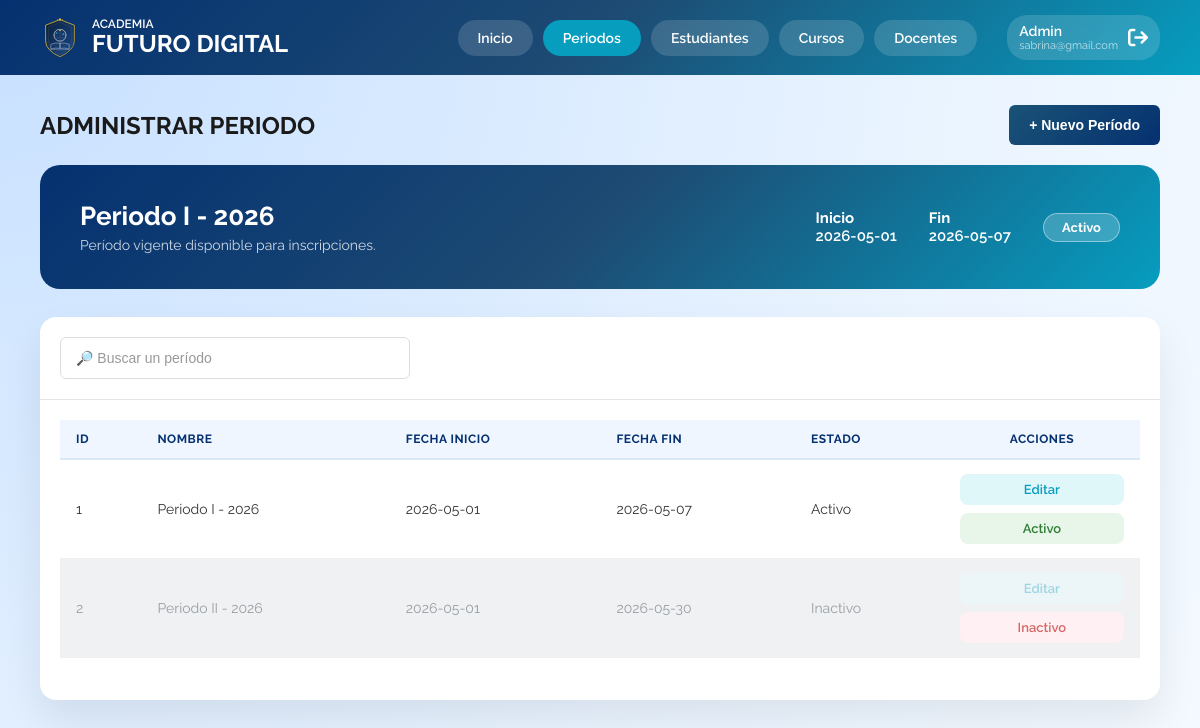
/admin-periodos.php (signed in), run on an earlier commit of the app's database.
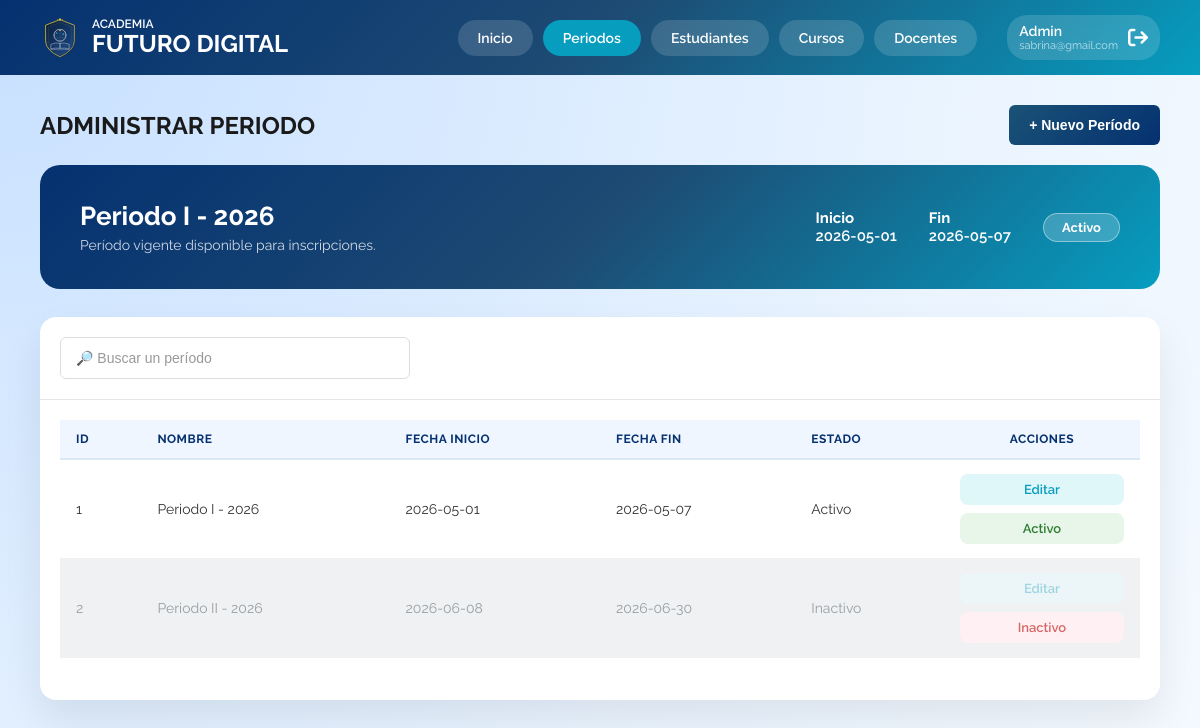
And on a later commit of the database.
### tables this page shows
CREATE TABLE `PeriodoInscripcion` (
    `id` int PRIMARY KEY NOT NULL AUTO_INCREMENT,
    `nombre` varchar(100) NOT NULL,
    `fechaInicio` date NOT NULL,
    `fechaFin` date NOT NULL,
    `estado` tinyint(1) DEFAULT '0'
);

### mostrar-tabla-periodos.php (the view)
<?php
include('includes/conexion.php');
$sql = "SELECT id, nombre, fechaInicio, fechaFin, estado
        FROM PeriodoInscripcion
        ORDER BY estado DESC, id DESC";
$resultado = mysqli_query($conexion, $sql);
if (mysqli_num_rows($resultado) > 0):
?>
<table class="data-table mobile-cards">
    <thead>
        <tr>
            <th>ID</th>
            <th>Nombre</th>
            <th>Fecha inicio</th>
            <th>Fecha fin</th>
            <th>Estado</th>
            <th>Acciones</th>
        </tr>
    </thead>
    <tbody>
        <?php while($p = mysqli_fetch_assoc($resultado)):
            $esActivo = ($p['estado'] == 1);
        ?>
        <tr data-id="<?php echo $p['id']; ?>">
            <td data-label="ID"><?php echo $p['id']; ?></td>
            <td data-label="Nombre"><?php echo htmlspecialchars($p['nombre']); ?></td>
            <td data-label="Fecha inicio"><?php echo htmlspecialchars($p['fechaInicio']); ?></td>
            <td data-label="Fecha fin"><?php echo htmlspecialchars($p['fechaFin']); ?></td>
            <td data-label="Estado">
                <?php echo $esActivo ? 'Activo' : 'Inactivo'; ?>
            </td>
            <td data-label="Acciones" class="acciones-cell">
                <div class="acciones-texto">
                    <a
                        href="#"
                        class="link-accion abrir-modal-periodo"
                        data-id="<?php echo $p['id']; ?>"
                        data-nombre="<?php echo htmlspecialchars($p['nombre']); ?>"
                        data-fecha_inicio="<?php echo htmlspecialchars($p['fechaInicio']); ?>"
                        data-fecha_fin="<?php echo htmlspecialchars($p['fechaFin']); ?>"
                        onclick="return false;"
                    >
                        Editar
                    </a>
                    <a
                        href="#"
                        class="link-accion btn-toggle-estado <?php echo $esActivo ? 'estado-activo' : 'estado-inactivo'; ?>"
                    >
                        <?php echo $esActivo ? 'Activo' : 'Inactivo'; ?>
                    </a>
                </div>
            </td>
        </tr>
        <?php endwhile; ?>
    </tbody>
</table>
<?php else: ?>
    <div class="mensaje-vacio">No hay períodos registrados.</div>
<?php endif; ?>

### admin-periodos.php (shortened to what this page needs)
<?php
include('includes/conexion.php');
$sql_activo = "SELECT nombre, fechaInicio, fechaFin, estado
               FROM PeriodoInscripcion
               WHERE estado = 1
               LIMIT 1";
$result_activo = mysqli_query($conexion, $sql_activo);
$periodo_activo = mysqli_fetch_assoc($result_activo);
?>
<!DOCTYPE html>
<html lang="es">
<head>
    <link rel="stylesheet" href="https://cdnjs.cloudflare.com/ajax/libs/font-awesome/6.4.0/css/all.min.css">
    <link rel="stylesheet" href="css/stylesAdmin.css">
</head>
<body class="raleway-all">
    <header class="header">
        <div class="logo">
            <img src="img/logo.svg" alt="Logo Academia Futuro Digital" class="logo">
            <div class="logo-text">
                <span class="logo-small">ACADEMIA</span>
                <span class="logo-big">FUTURO DIGITAL</span>
            </div>
        </div>
        <nav class="nav">
            <a href="./admin-inicio.php" class="btn-nav">Inicio</a>
            <a href="./admin-periodos.php" class="btn-nav active">Periodos</a>
            <a href="./admin-estudiantes.php" class="btn-nav">Estudiantes</a>
            <a href="./admin-cursos.php" class="btn-nav">Cursos</a>
            <a href="./admin-docentes.php" class="btn-nav">Docentes</a>
            <a href="includes/logout.php" style="text-decoration:none;">
                <div class="user-profile">
                    <div class="user-info">
                        <span class="user-role">Admin</span>
                        <span class="user-email"><?php echo $_SESSION["usuario"]; ?></span>
                    </div>
                    <i class="fas fa-arrow-right-from-bracket logout-icon"></i>
                </div>
            </a>
        </nav>
    </header>
    <main class="main">
        <div class="page-header">
            <h1 class="titulo">ADMINISTRAR PERIODO</h1>
            <button class="btn-nuevo">+ Nuevo Período</button>
        </div>
        <div class="banner">
            <div class="banner-texto">
                <h1><?php echo $periodo_activo ? htmlspecialchars($periodo_activo['nombre']) : 'Sin período activo'; ?></h1>
                <p>
                    <?php if ($periodo_activo): ?>
                        Período vigente disponible para inscripciones.
                    <?php else: ?>
                        Activa o crea un nuevo período para que los estudiantes puedan inscribirse.
                    <?php endif; ?>
                </p>
            </div>
            <div class="periodo-info">
                <div class="periodo-fechas">
                    <div>
                        <p><strong>Inicio</strong><br>
                            <?php echo $periodo_activo ? htmlspecialchars($periodo_activo['fechaInicio']) : '—'; ?>
                        </p>
                    </div>
                    <div>
                        <p><strong>Fin</strong><br>
                            <?php echo $periodo_activo ? htmlspecialchars($periodo_activo['fechaFin']) : '—'; ?>
                        </p>
                    </div>
                </div>
                <?php
                    $estadoTexto = $periodo_activo ? 'Activo' : 'Sin período';
                    $estadoClase = $periodo_activo ? 'activo' : 'sin-periodo';
                ?>
                <span class="estado-periodo <?php echo $estadoClase; ?>">
                    <?php echo $estadoTexto; ?>
                </span>
            </div>
        </div>
        <div class="card">
            <div class="toolbar">
                <input type="text" id="buscador-periodo" placeholder="🔎 Buscar un período" class="input-buscar">
            </div>
            <div class="tabla-placeholder">
                <?php include('mostrar-tabla-periodos.php'); ?>
            </div>
        </div>
    </main>
</body>
</html>

What changed in the data, as far as the page shows it:
changed periodoinscripcion "Periodo II - 2026": fechaInicio "2026-05-01" → "2026-06-08"; fechaFin "2026-05-30" → "2026-06-30"
